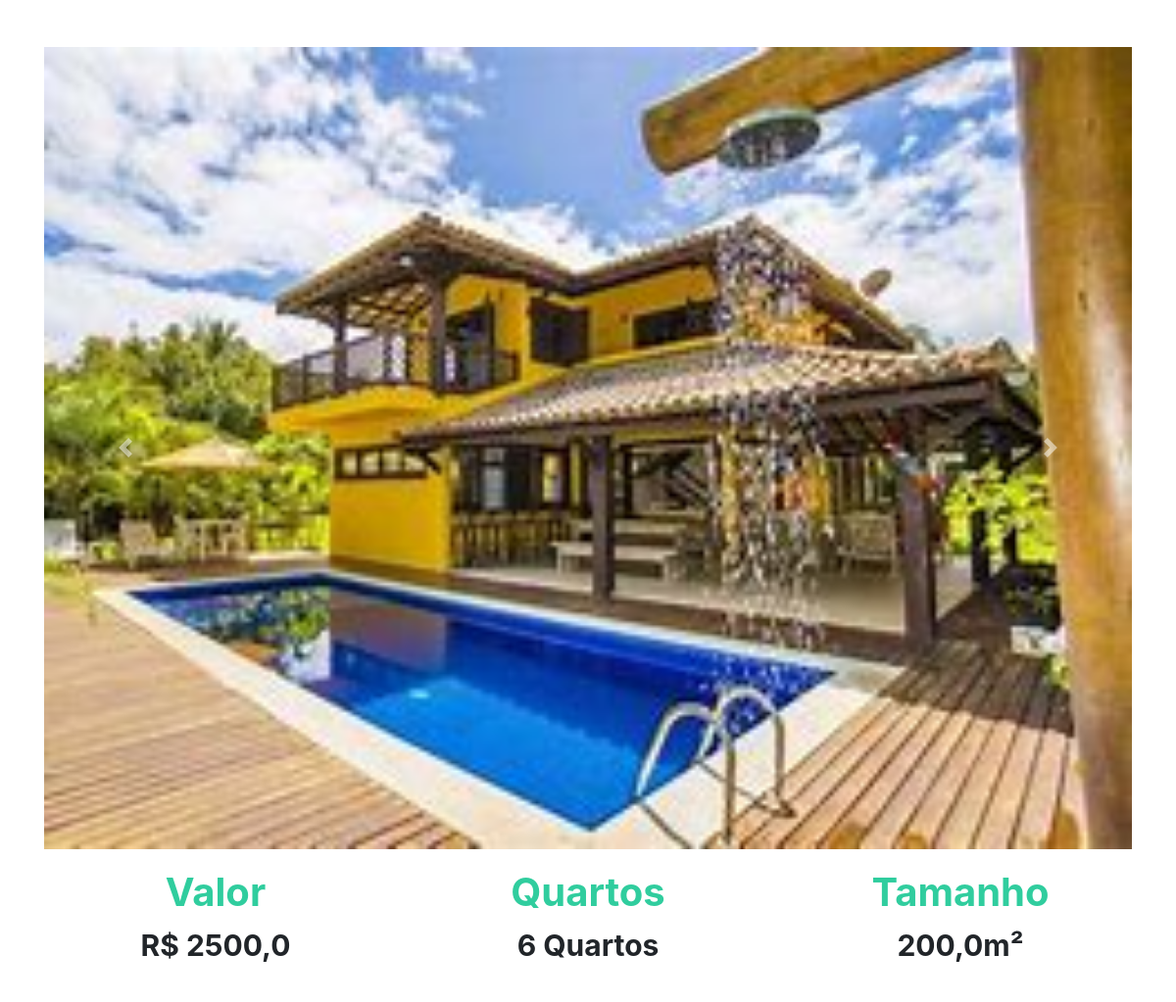
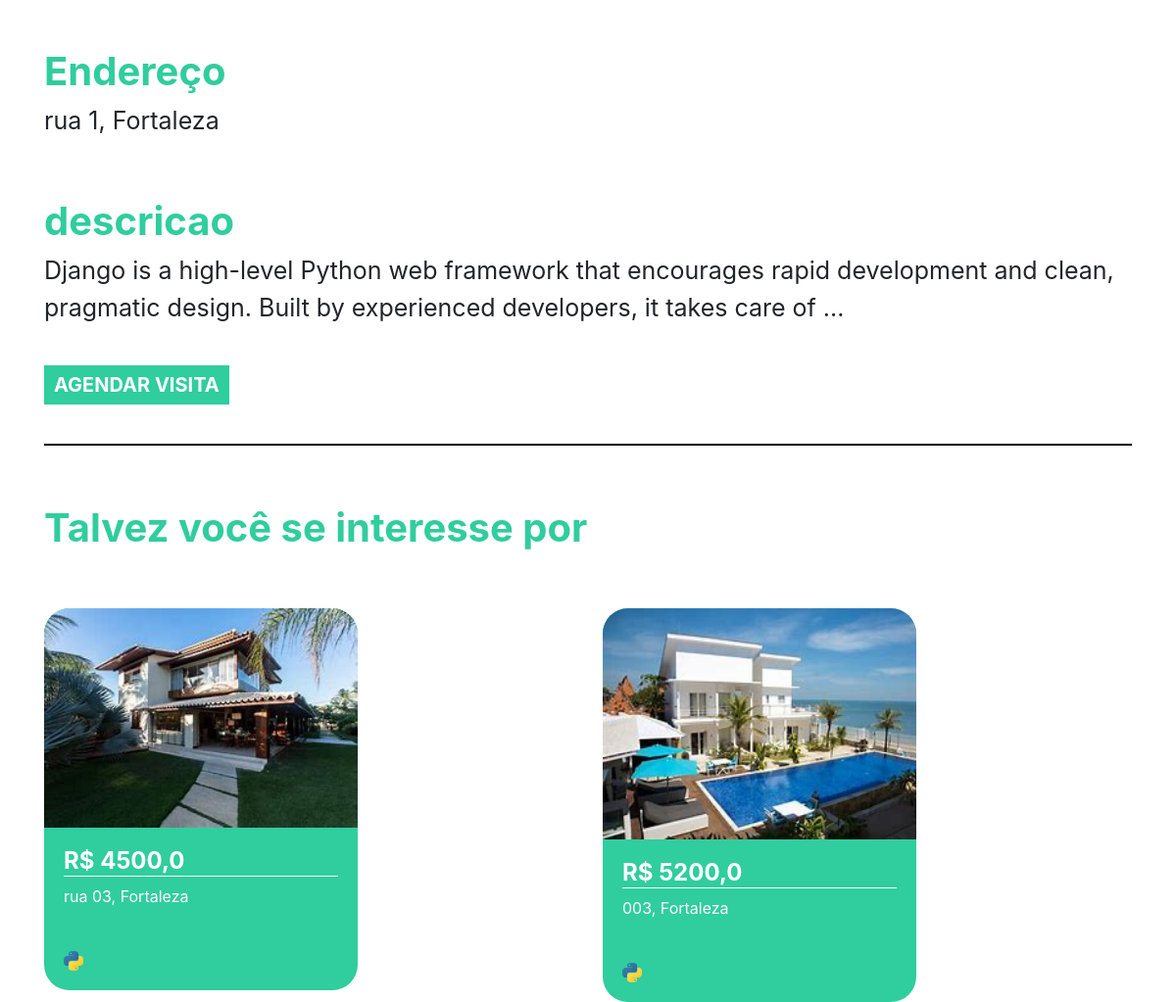
The page /imovel/1 on the database its author committed (2 pictures, top to bottom).
### plataforma/models.py (models this page shows, shortened)
class Imagem(models.Model):
    img = models.ImageField(upload_to='img')
    def __str__(self) -> str:
        return self.img.url

class Imovei(models.Model):
    choices = (('V', 'Venda'),
                ('A', 'Aluguel'))
    choices_imovel = (('A', 'Apartamento'),
                ('C', 'Casa'))
    imagens = models.ManyToManyField(Imagem)
    valor = models.FloatField()
    quartos = models.IntegerField()
    tamanho = models.FloatField()
    cidade = models.ForeignKey(Cidade, on_delete=models.DO_NOTHING)
    rua = models.CharField(max_length=50)
    tipo = models.CharField(max_length=1, choices=choices)
    tipo_imovel = models.CharField(max_length=1, choices=choices_imovel)
    numero = models.IntegerField()
    descricao = models.TextField()
    dias_visita = models.ManyToManyField(DiasVisita)
    horarios = models.ManyToManyField(Horario)

class Cidade(models.Model):
    nome = models.CharField(max_length=30)
    def __str__(self) -> str:
        return self.nome

### plataforma/views.py (the view)
# urls.py: path('imovel/<str:id>', views.imovel, name="imovel"),
def imovel(request, id):
    imovel = get_object_or_404(Imovei, id=id)
    sugestoes = Imovei.objects.filter(cidade=imovel.cidade).exclude(id=id)[:2]
    return render(request, 'imovel.html', {'imovel': imovel, 'sugestoes': sugestoes, 'id': id})

### plataforma/models.py (called while the page is built)
    def __str__(self) -> str:
        return self.dia

    def __str__(self) -> str:
        return str(self.horario)

### plataforma/templates/imovel.html (shortened to what this page needs)
{% extends 'base.html' %}
{% load static %}
{% block 'head' %}
<link rel="stylesheet" href="{% static 'plataforma/css/home.css' %}">
{% endblock %}
{% block 'body' %}
    <div style="text-align: center" class="container">
        <br>
        <br>
        <div id="carouselExampleControls" class="carousel slide" data-ride="carousel">
            <div class="carousel-inner">
                {% for img in imovel.imagens.all %}
                    <div class="carousel-item {% if forloop.first %} active {% endif %}" >
                        <img class="d-block w-100" src="{{img}}" alt="First slide">
                    </div>
                {% endfor %}
            </div>
        <a class="carousel-control-prev" href="#carouselExampleControls" role="button" data-slide="prev">
            <span class="carousel-control-prev-icon" aria-hidden="true"></span>
        </a>
        <a class="carousel-control-next" href="#carouselExampleControls" role="button" data-slide="next">
            <span class="carousel-control-next-icon" aria-hidden="true"></span>
        </a>
    </div>
        <div class="row">
            <div class="col-md">
                <h3 class="titulo_especificacao">Valor</h3>
                <p class="especificacao">R$ {{imovel.valor}}</p>
            </div>
            <div class="col-md">
                <h3 class="titulo_especificacao">Quartos</h3>
                <p class="especificacao">{{imovel.quartos}} Quartos</p>
            </div>
            <div class="col-md">
                <h3 class="titulo_especificacao">Tamanho</h3>
                <p class="especificacao">{{imovel.tamanho}}m²</p>
            </div>
        </div>
        <br>
        <br>
        <div style="text-align: left">
            <h3 class="titulo_especificacao">Endereço</h3>
            <p class="especificacao_endereco">{{imovel.rua}}, {{imovel.cidade }}</p>
        </div>
        <br>
        <div style="text-align: left">
            <h3 class="titulo_especificacao">descricao</h3>
            <p class="especificacao_endereco">{{imovel.descricao}}</p>
            <br>
            <button class="btn_agendar_visita" data-toggle="modal" data-target="#exampleModal">AGENDAR VISITA</button>
            <br>
            <br>
        </div>
        <hr style="border: 1px solid black">
        <br>
        <div class="div_possivel_interesse">
            <h3 class="titulo_especificacao">Talvez você se interesse por</h3>
            <div class="row">
                {% for sugestao in sugestoes %}
                    <div class="col-md cont">
                        <div class="card_imovel">
                            <img class="img_capa_imovel" src="{{sugestao.imagens.all.0.img.url}}">
                            <div class="informacoes_imoveis">
                            <a class="a_none" href="{% url 'imovel' sugestao.id %}"><h4 class="valor">R$ {{sugestao.valor}}</h4></a>
                            <p>{{sugestao.rua}}, {{sugestao.cidade}}</p>
                            <br>
                            <img width="7%" src="{% static 'plataforma/img/heart.png' %}">
                            </div>
                        </div>
                    </div>
                {% endfor %}
            </div>
        </div>
    </div>
{% endblock %}

### templates/base.html (shortened to what this page needs)
{% load static %}
<!doctype html>
<html lang="pt-BR">
  <head>
    {% block 'head' %}{% endblock %}
    <link rel="stylesheet" href="https://cdn.jsdelivr.net/npm/bootstrap@4.6.1/dist/css/bootstrap.min.css">
  </head>
  <body>
    {% block 'body' %}{% endblock %}
  </body>
</html>

### templates/static/plataforma/css/home.css (style rules this page uses)
.card_imovel { background-color: #30CD9E; width: 20rem; margin-top: 50px; border-radius: 26px; }
.img_capa_imovel { width: 100%; border-top-left-radius: 26px; border-top-right-radius: 26px; }
.informacoes_imoveis { padding: 20px; color: white; }
.valor { font-weight: bold; border-bottom: 1px solid white; }
.a_none { color: white; }
.titulo_especificacao { color: #30CD9E; font-weight: bold; margin-top: 20px; font-size: 40px; }
.especificacao { font-size: 30px; font-weight: bold; }
.especificacao_endereco { font-size: 25px; }
.btn_agendar_visita { border: none; background-color: #30CD9E; color: white; font-weight: bold; font-size: 20px; padding: 5px 10px 5px 10px; }
.div_possivel_interesse { text-align: left; }

### rows shown on the page
Imagem: img (picture)
Imovei: valor "2500,0", quartos "6", tamanho "200,0", rua "rua 1", cidade "Fortaleza", descricao "Django is a high-level Python web framework that encourages rapid development and clean, pragmatic design. Built by experienced developers, it takes care of ..."
Imovei: imagens.all.0.img (picture), valor "4500,0", rua "rua 03", cidade "Fortaleza"
Imovei: imagens.all.0.img (picture), valor "5200,0", rua "003", cidade "Fortaleza"
